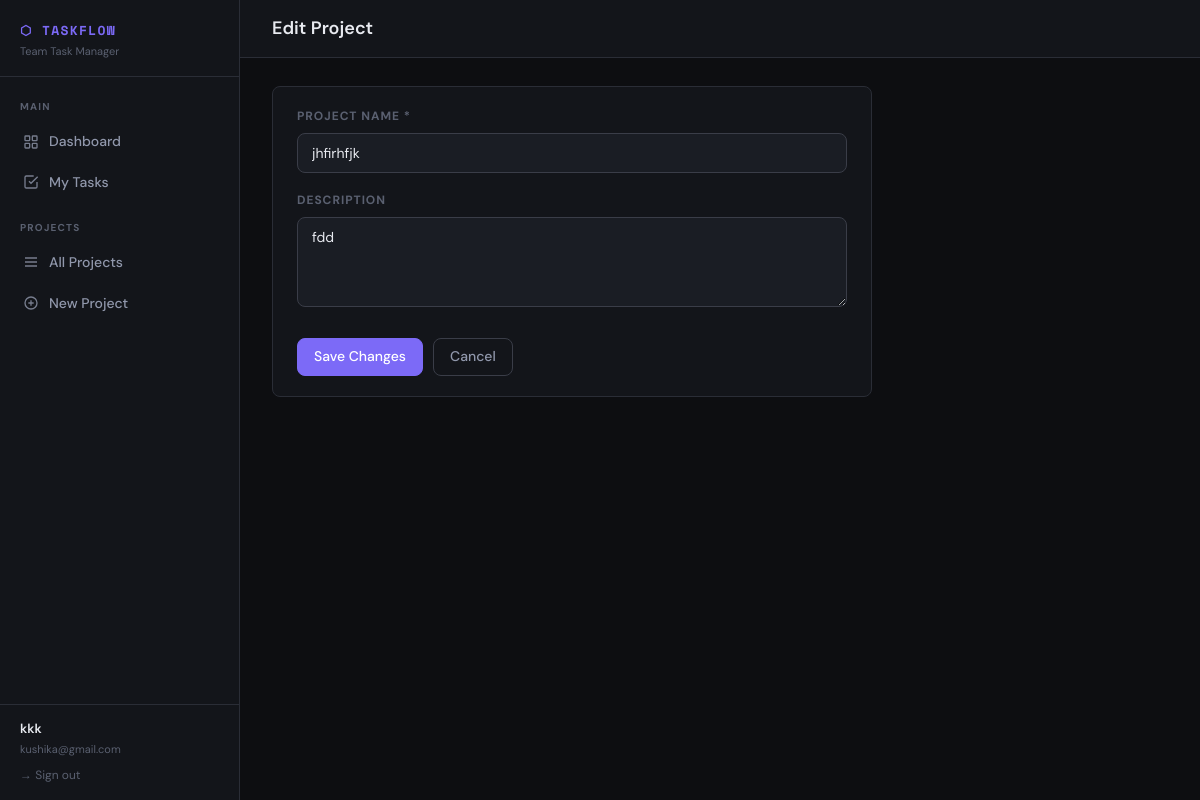
The app's page /projects/1/edit (signed in) with its own data.
### app.py (models this page shows, shortened)
class User(UserMixin, db.Model):
    id = db.Column(db.Integer, primary_key=True)
    name = db.Column(db.String(100), nullable=False)
    email = db.Column(db.String(150), unique=True, nullable=False)
    password_hash = db.Column(db.String(256), nullable=False)
    created_at = db.Column(db.DateTime, default=datetime.utcnow)
    owned_projects = db.relationship('Project', backref='owner', lazy=True)
    assigned_tasks = db.relationship('Task', backref='assignee', lazy=True)
    def get_role_in(self, project):
        stmt = project_members.select().where(
            project_members.c.user_id == self.id,
            project_members.c.project_id == project.id
        )
        result = db.session.execute(stmt).fetchone()
        return result.role if result else None
    def is_admin_of(self, project):
        return self.get_role_in(project) == 'Admin'

class Project(db.Model):
    id = db.Column(db.Integer, primary_key=True)
    name = db.Column(db.String(150), nullable=False)
    description = db.Column(db.Text)
    owner_id = db.Column(db.Integer, db.ForeignKey('user.id'), nullable=False)
    created_at = db.Column(db.DateTime, default=datetime.utcnow)
    members = db.relationship('User', secondary=project_members,
                              backref=db.backref('projects', lazy='dynamic'))
    tasks = db.relationship('Task', backref='project', lazy=True, cascade='all, delete-orphan')

### app.py (the view)
@app.route('/projects/<int:project_id>/edit', methods=['GET', 'POST'])
@login_required
def edit_project(project_id):
    project = Project.query.get_or_404(project_id)
    if not current_user.is_admin_of(project):
        abort(403)
    if request.method == 'POST':
        project.name = request.form.get('name', '').strip()
        project.description = request.form.get('description', '').strip()
        db.session.commit()
        flash('Project updated!', 'success')
        return redirect(url_for('project_detail', project_id=project_id))
    return render_template('project_form.html', project=project)

### app.py (called while the page is built)
@login_manager.user_loader
def load_user(user_id):
    return db.session.get(User, int(user_id))

### templates/project_form.html (shortened to what this page needs)
{% extends "base.html" %}
{% block page_title %}{{ 'Edit Project' if project else 'New Project' }}{% endblock %}
{% block content %}
<div class="card form-card">
  <form method="POST">
    <div class="form-group">
      <label class="form-label">Project Name *</label>
      <input type="text" name="name" class="form-control" placeholder="e.g. Website Redesign" required
             value="{{ project.name if project else '' }}" autofocus/>
    </div>
    <div class="form-group">
      <label class="form-label">Description</label>
      <textarea name="description" class="form-control" placeholder="What is this project about?">{{ project.description if project else '' }}</textarea>
    </div>
    <div class="form-actions">
      <button type="submit" class="btn btn-primary">{{ 'Save Changes' if project else 'Create Project' }}</button>
      <a href="{{ url_for('project_detail', project_id=project.id) if project else url_for('projects') }}" class="btn btn-ghost">Cancel</a>
    </div>
  </form>
</div>
{% endblock %}

### templates/base.html (shortened to what this page needs)
<!DOCTYPE html>
<html lang="en">
<head>
  <link rel="stylesheet" href="{{ url_for('static', filename='css/style.css') }}"/>
</head>
<body>
<div class="app-shell">
  <aside class="sidebar">
    <div class="sidebar-logo">
      <div class="logo-mark">⬡ TaskFlow</div>
      <div class="logo-sub">Team Task Manager</div>
    </div>
    <nav class="sidebar-nav">
      <div class="sidebar-section-label">Main</div>
      <a href="{{ url_for('dashboard') }}" class="nav-link {% if request.endpoint == 'dashboard' %}active{% endif %}">
        <svg width="16" height="16" fill="none" stroke="currentColor" stroke-width="2" viewBox="0 0 24 24"><rect x="3" y="3" width="7" height="7" rx="1"/><rect x="14" y="3" width="7" height="7" rx="1"/><rect x="3" y="14" width="7" height="7" rx="1"/><rect x="14" y="14" width="7" height="7" rx="1"/></svg>
        Dashboard
      </a>
      <a href="{{ url_for('my_tasks') }}" class="nav-link {% if request.endpoint == 'my_tasks' %}active{% endif %}">
        <svg width="16" height="16" fill="none" stroke="currentColor" stroke-width="2" viewBox="0 0 24 24"><path d="M9 11l3 3L22 4"/><path d="M21 12v7a2 2 0 01-2 2H5a2 2 0 01-2-2V5a2 2 0 012-2h11"/></svg>
        My Tasks
      </a>
      <div class="sidebar-section-label" style="margin-top:8px">Projects</div>
      <a href="{{ url_for('projects') }}" class="nav-link {% if request.endpoint == 'projects' %}active{% endif %}">
        <svg width="16" height="16" fill="none" stroke="currentColor" stroke-width="2" viewBox="0 0 24 24"><path d="M3 6h18M3 12h18M3 18h18"/></svg>
        All Projects
      </a>
      <a href="{{ url_for('new_project') }}" class="nav-link {% if request.endpoint == 'new_project' %}active{% endif %}">
        <svg width="16" height="16" fill="none" stroke="currentColor" stroke-width="2" viewBox="0 0 24 24"><circle cx="12" cy="12" r="9"/><path d="M12 8v8M8 12h8"/></svg>
        New Project
      </a>
    </nav>
    <div class="sidebar-user">
      <div class="user-name">{{ current_user.name }}</div>
      <div class="user-email">{{ current_user.email }}</div>
      <a href="{{ url_for('logout') }}" class="logout-link">→ Sign out</a>
    </div>
  </aside>
  <div class="main-content">
    <header class="topbar">
      <div class="page-title">{% block page_title %}{% endblock %}</div>
    </header>
    <main class="content">{% block content %}{% endblock %}</main>
  </div>
</div>
</body>
</html>

### static/css/style.css (style rules this page uses)
:root { --bg: #0d0e11; --bg2: #13151a; --bg3: #1a1d24; --border: #2a2d36; --border2: #3a3d48; --text: #e8eaf0; --text2: #9097ab; --text3: #5a6070; --accent: #7c6af7; --accent2: #5b4fd4; --accent-glow: rgba(124, 106, 247, 0.15); --green: #3ecf8e; --yellow: #f5a623; --red: #f56565; --blue: #4fa3e0; --radius: 8px; --shadow: 0 4px 24px rgba(0,0,0,0.4); }
*, *::before, *::after { box-sizing: border-box; margin: 0; padding: 0; }
html { scroll-behavior: smooth; }
body { background: var(--bg); color: var(--text); font-family: 'DM Sans', sans-serif; font-size: 15px; line-height: 1.6; min-height: 100vh; }
a { color: var(--accent); text-decoration: none; }
.app-shell { display: flex; min-height: 100vh; }
.sidebar { width: 240px; background: var(--bg2); border-right: 1px solid var(--border); display: flex; flex-direction: column; position: fixed; top: 0; left: 0; height: 100vh; z-index: 100; overflow-y: auto; }
.sidebar-logo { padding: 20px 20px 16px; border-bottom: 1px solid var(--border); }
.sidebar-logo .logo-mark { font-family: 'Space Mono', monospace; font-size: 13px; font-weight: 700; color: var(--accent); letter-spacing: 0.1em; text-transform: uppercase; }
.sidebar-logo .logo-sub { font-size: 11px; color: var(--text3); margin-top: 2px; }
.sidebar-nav { padding: 12px 0; flex: 1; }
.sidebar-section-label { font-size: 10px; font-weight: 700; text-transform: uppercase; letter-spacing: 0.12em; color: var(--text3); padding: 10px 20px 6px; }
.nav-link { display: flex; align-items: center; gap: 10px; padding: 9px 20px; color: var(--text2); font-size: 14px; font-weight: 500; transition: all 0.15s; border-left: 3px solid transparent; }
.nav-link svg { flex-shrink: 0; opacity: 0.8; }
.sidebar-user { padding: 14px 20px; border-top: 1px solid var(--border); font-size: 13px; }
.user-name { font-weight: 600; color: var(--text); }
.user-email { color: var(--text3); font-size: 11px; margin-top: 1px; }
.logout-link { display: inline-block; margin-top: 8px; font-size: 12px; color: var(--text3); }
.main-content { margin-left: 240px; flex: 1; display: flex; flex-direction: column; min-height: 100vh; }
.topbar { background: var(--bg2); border-bottom: 1px solid var(--border); padding: 14px 32px; display: flex; align-items: center; justify-content: space-between; position: sticky; top: 0; z-index: 50; }
.page-title { font-size: 18px; font-weight: 600; }
.content { padding: 28px 32px; flex: 1; }
.card { background: var(--bg2); border: 1px solid var(--border); border-radius: var(--radius); padding: 20px 24px; }
.btn { display: inline-flex; align-items: center; gap: 6px; padding: 8px 16px; border-radius: var(--radius); font-size: 14px; font-weight: 500; cursor: pointer; border: 1px solid transparent; transition: all 0.15s; font-family: 'DM Sans', sans-serif; text-decoration: none; line-height: 1.4; }
.btn-primary { background: var(--accent); color: white; border-color: var(--accent); }
.btn-ghost { background: transparent; color: var(--text2); border-color: var(--border2); }
.form-group { margin-bottom: 18px; }
.form-label { display: block; font-size: 12px; font-weight: 700; text-transform: uppercase; letter-spacing: 0.08em; color: var(--text3); margin-bottom: 7px; }
.form-control { width: 100%; background: var(--bg3); border: 1px solid var(--border2); border-radius: var(--radius); padding: 10px 14px; color: var(--text); font-family: 'DM Sans', sans-serif; font-size: 14px; transition: border-color 0.15s; outline: none; }
.form-control::placeholder { color: var(--text3); }
textarea.form-control { resize: vertical; min-height: 90px; }
.form-card { max-width: 600px; }
.form-actions { display: flex; gap: 10px; margin-top: 24px; }

### records on screen
User: name "kkk", email "kushika@gmail.com"
Project: name "jhfirhfjk", description "fdd"

### other values on screen
{{ 'Edit Project' if project else 'New Project' }} "Edit Project"
{{ 'Save Changes' if project else 'Create Project' }} "Save Changes"
